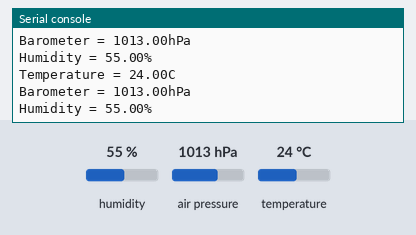
The program below on a simulated ESP32 board running MicroPython. On the bench: the last lines printed to the serial console. The inputs (shaded band) are chosen by the test bench; at power-on: humidity 55 %, air pressure 1013 hPa, temperature 24 °C.

Above: at 1.2 s.
1.3 s: humidity set to 22 %
At 2.1 s:
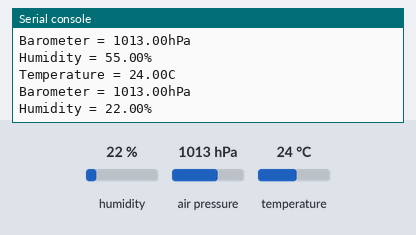
2.8 s: air pressure set to 952 hPa
At 3.7 s:
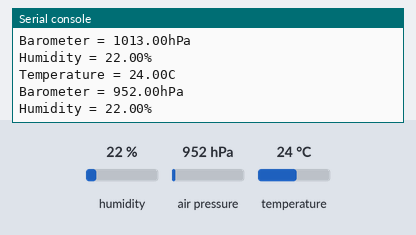
4.3 s: temperature set to 12 °C
At 4.8 s:
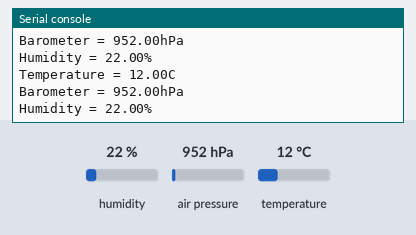

The program:

Exercise_10_BME280.py
```python
#  Hibiscus Sense - Exercise 10 BME280
#
#   There is 1x BME280, an environment sensor.
#   The sensor sense altitude, barometric pressure, humidity and temperature.
#   This sensor is interfaced to the I2C of ESP32 microcontroller.
#
#
# GitHub Source = https://github.com/SebastianRoll/mpy_bme280_esp8266

from time import sleep
from machine import Pin, SoftI2C
# construct a SoftSPI bus on the given pins

from bme280 import BME280

# polarity is the idle state of SCK
# phase=0 means sample on the first edge of SCK, phase=1 means the second
i2c = SoftI2C(sda=Pin(21), scl=Pin(22))
bme = BME280(i2c=i2c)

print("BME280 Test")
print("============")

while True:
    #  bme.values[1], this function will return barometric pressure value in Pascals.
    #  bme.values[2], this function will return humidity value in % Relative Humidity.
    #  bme.values[0], this function will return temperature value in celcius.
    print("Temperature = {}".format(bme.values[0]))
    print("Barometer = {}".format(bme.values[1]))
    print("Humidity = {}".format(bme.values[2]))

    sleep(0.5)
```

Measured:
- after the input at 1.3 s, the serial console: prints a new line after 0.37 s (image 1)
- after the input at 2.8 s, the serial console: prints a new line after 0.48 s (image 2)
- after the input at 4.3 s, the serial console: prints a new line after 0.05 s (image 3)
